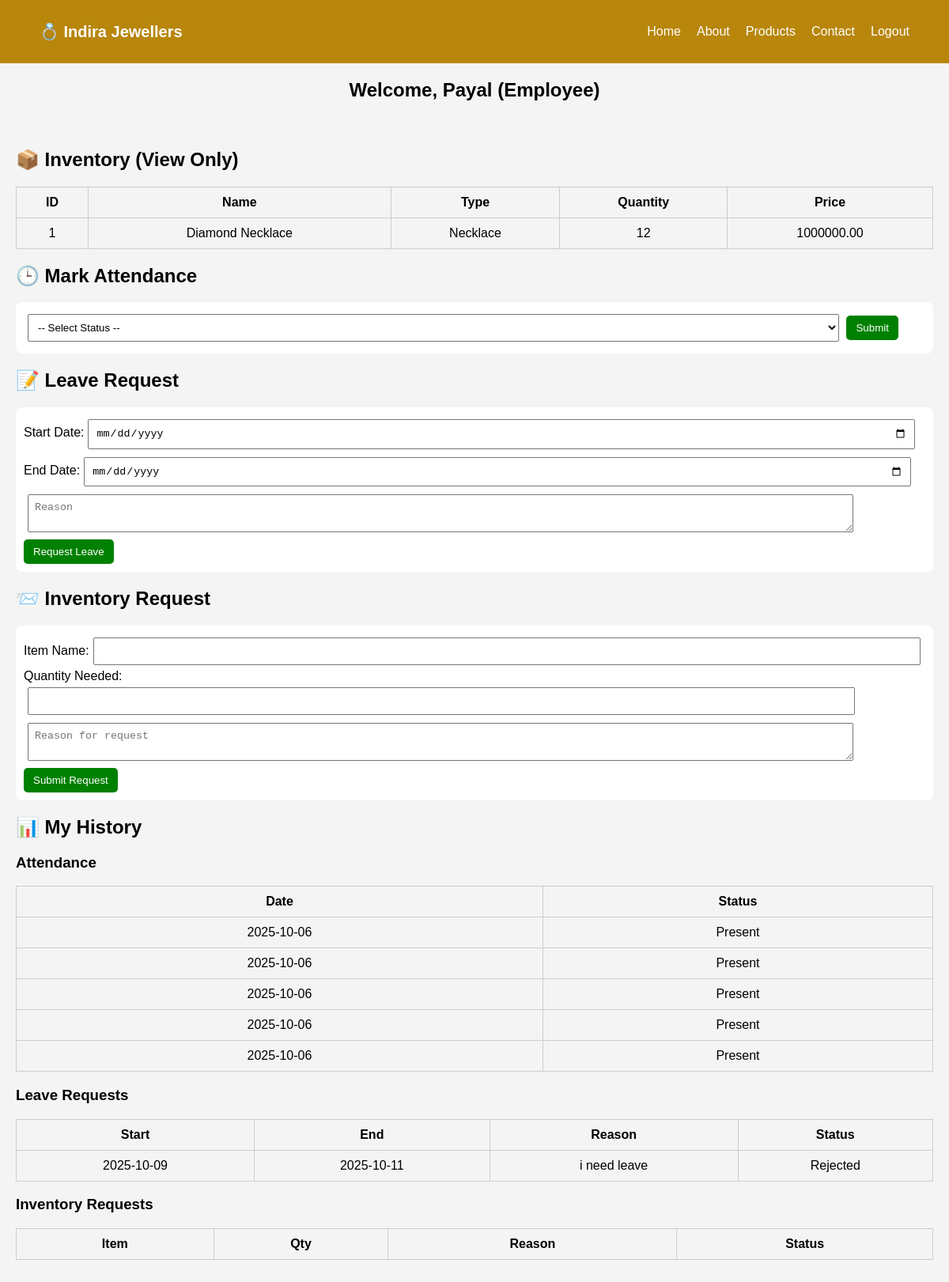
The page /employee_dashboard.php (signed in) on the database its author committed.
### tables this page shows
CREATE TABLE `inventory` (
  `id` int(11) NOT NULL,
  `image` longblob NOT NULL,
  `name` varchar(100) NOT NULL,
  `type` varchar(50) NOT NULL,
  `quantity` int(11) NOT NULL,
  `price` decimal(10,2) NOT NULL,
  `description` text DEFAULT NULL,
  `created_at` timestamp NOT NULL DEFAULT current_timestamp()
);

CREATE TABLE `attendance` (
  `id` int(11) NOT NULL,
  `employee_id` int(11) NOT NULL,
  `date` date NOT NULL,
  `status` enum('Present','Absent','Late','Leave') NOT NULL,
  `created_at` timestamp NOT NULL DEFAULT current_timestamp()
);

CREATE TABLE `leave_requests` (
  `id` int(11) NOT NULL,
  `employee_id` int(11) NOT NULL,
  `start_date` date NOT NULL,
  `end_date` date NOT NULL,
  `reason` text DEFAULT NULL,
  `status` enum('Pending','Approved','Rejected') DEFAULT 'Pending',
  `created_at` timestamp NOT NULL DEFAULT current_timestamp()
);

### employee_dashboard.php (the view, shortened to what this page needs)
<?php
include("config.php");
$employee_id = $_SESSION['user_id'];
?>
<!DOCTYPE html>
<html lang="en">
<head>
  <link rel="stylesheet" href="assets/css/employee.css">
</head>
<body>
  <header>
    <div class="logo">💍 Indira Jewellers</div>
    <nav>
      <ul>
        <li><a href="index.php">Home</a></li>
        <li><a href="about.php">About</a></li>
        <li><a href="products.php">Products</a></li>
        <li><a href="contact.php">Contact</a></li>
        <li><a href="index.php">Logout</a></li>
      </ul>
    </nav>
  </header>
  <center>
  <h2>Welcome, <?php echo $_SESSION['username']; ?> (Employee)</h2>
  </center>
  <div class="container">
    <h2>📦 Inventory (View Only)</h2>
    <?php
    $res = $conn->query("SELECT * FROM inventory");
    echo "<table><tr><th>ID</th><th>Name</th><th>Type</th><th>Quantity</th><th>Price</th></tr>";
    while ($row = $res->fetch_assoc()) {
        echo "<tr>
                <td>{$row['id']}</td>
                <td>{$row['name']}</td>
                <td>{$row['type']}</td>
                <td>{$row['quantity']}</td>
                <td>{$row['price']}</td>
              </tr>";
    }
    echo "</table>";
    ?>
    <h2>🕒 Mark Attendance</h2>
    <form action="employeeproc.php" method="post">
      <select name="status" required>
        <option value="">-- Select Status --</option>
      </select>
      <button type="submit">Submit</button>
    </form>
    <h2>📝 Leave Request</h2>
    <form action="employeeproc.php" method="post">
      <label>Start Date:</label><input type="date" name="start_date" required>
      <label>End Date:</label><input type="date" name="end_date" required>
      <textarea name="reason" placeholder="Reason" required></textarea>
      <button type="submit">Request Leave</button>
    </form>
    <h2>📨 Inventory Request</h2>
    <form action="employeeproc.php" method="post">
      <label>Item Name:</label><input type="text" name="item_name" required>
      <label>Quantity Needed:</label><input type="number" name="quantity" min="1" required>
      <textarea name="reason" placeholder="Reason for request"></textarea>
      <button type="submit">Submit Request</button>
    </form>
    <h2>📊 My History</h2>
    <h3>Attendance</h3>
    <?php
    $att = $conn->query("SELECT * FROM attendance WHERE employee_id='$employee_id' ORDER BY date DESC");
    echo "<table><tr><th>Date</th><th>Status</th></tr>";
    while ($row = $att->fetch_assoc()) {
        echo "<tr><td>{$row['date']}</td><td>{$row['status']}</td></tr>";
    }
    echo "</table>";
    ?>
    <h3>Leave Requests</h3>
    <?php
    $leave = $conn->query("SELECT * FROM leave_requests WHERE employee_id='$employee_id' ORDER BY start_date DESC");
    echo "<table><tr><th>Start</th><th>End</th><th>Reason</th><th>Status</th></tr>";
    while ($row = $leave->fetch_assoc()) {
        echo "<tr><td>{$row['start_date']}</td><td>{$row['end_date']}</td><td>{$row['reason']}</td><td>{$row['status']}</td></tr>";
    }
    echo "</table>";
    ?>
    <h3>Inventory Requests</h3>
    <?php
    echo "<table><tr><th>Item</th><th>Qty</th><th>Reason</th><th>Status</th></tr>";
    echo "</table>";
    ?>
  </div>
</body>
</html>

### assets/css/employee.css (style rules this page uses)
body { font-family: Arial; background:#f4f4f4; margin:0; padding:0; }
.container { padding:20px; }
table { width:100%; border-collapse:collapse; margin:15px 0; }
table, th, td { border:1px solid #ccc; }
th, td { padding:10px; text-align:center; }
form { margin:15px 0; padding:10px; background:#fff; border-radius:8px; }
input, select, textarea { padding:8px; margin:5px; width:90%; }
button { padding:8px 12px; background:green; color:#fff; border:none; border-radius:5px; cursor:pointer; }
header { background: #b8860b; color: white; display: flex; justify-content: space-between; align-items: center; padding: 15px 50px; }
header .logo { font-size: 20px; font-weight: bold; }
nav ul { list-style: none; display: flex; gap: 20px; }
nav ul li a { color: white; text-decoration: none; font-weight: 500; }

### rows shown on the page
inventory: id "1", name "Diamond Necklace", type "Necklace", quantity "12", price "1000000.00"
attendance: date "2025-10-06", status "Present"
attendance: date "2025-10-06", status "Present"
attendance: date "2025-10-06", status "Present"
attendance: date "2025-10-06", status "Present"
attendance: date "2025-10-06", status "Present"
leave_requests: start_date "2025-10-09", end_date "2025-10-11", reason "i need leave", status "Rejected"

### other values the page prints
$_SESSION['username'] "Payal"
